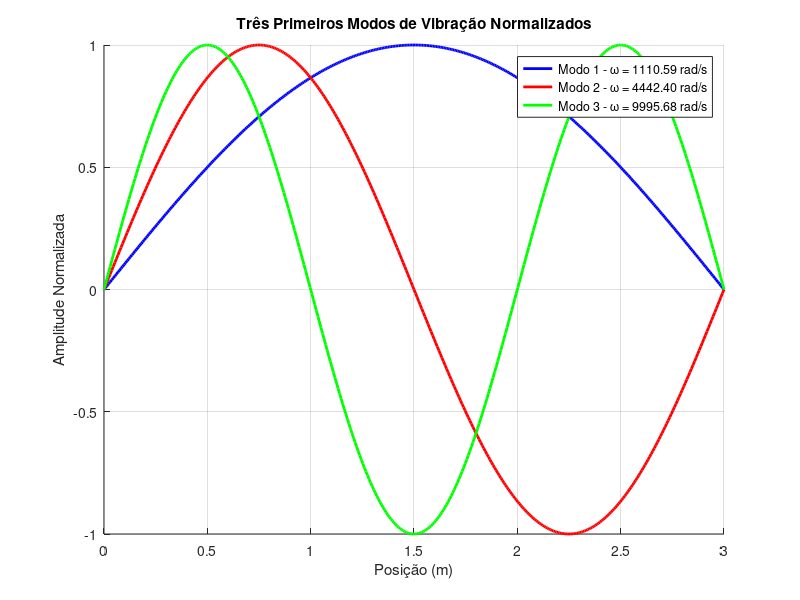
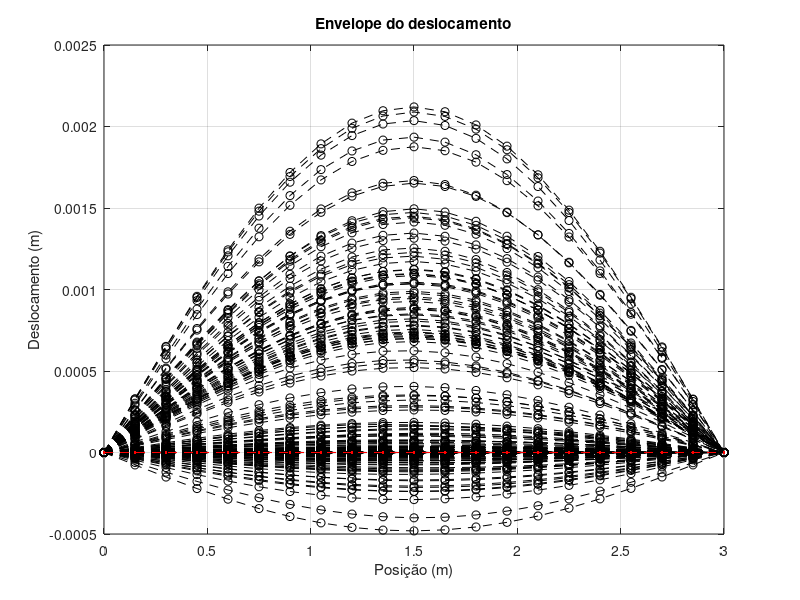
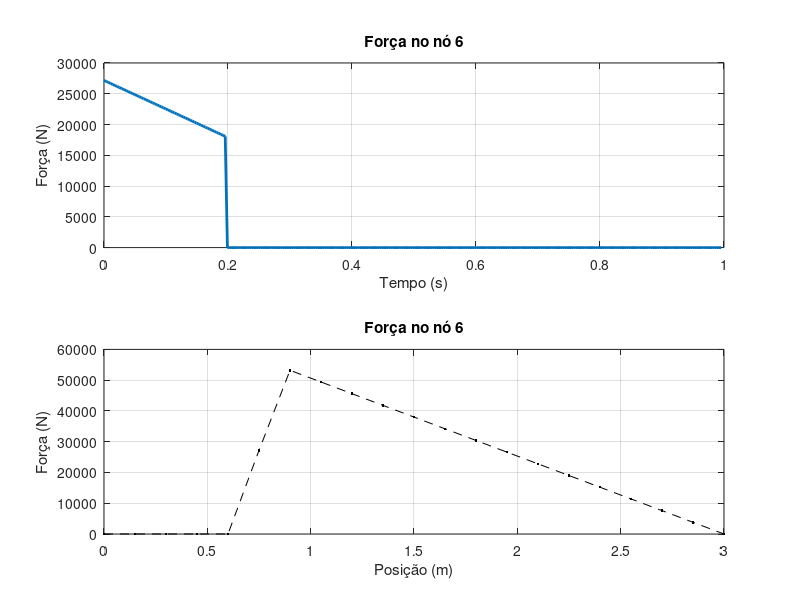
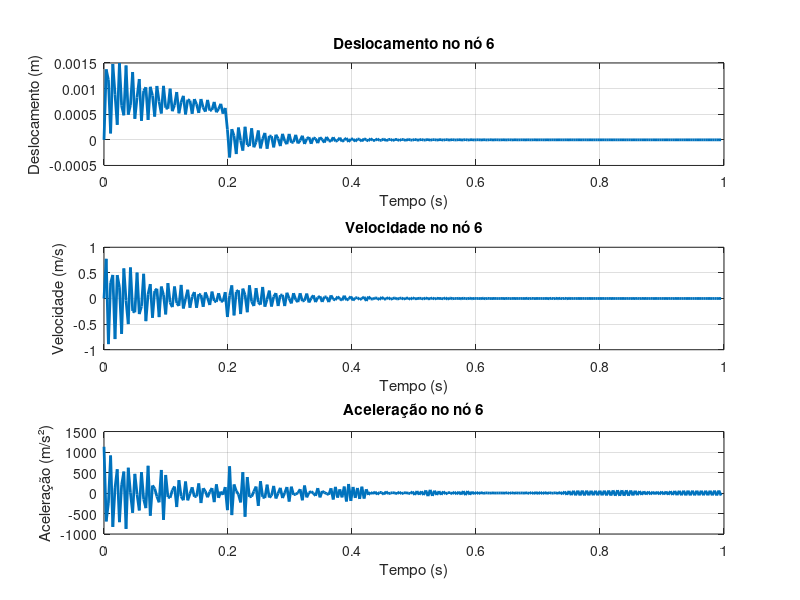

Write the MATLAB code that produced these figures, in order.
clear all
close all
clc

L_total = 3; % m
n_sections = 20;
L = L_total / n_sections; % m

E_beam = 200e9; % Pa
I_beam = 8 * 10^(-4); % m^4
A_beam = 2 * 10^(-2); % m^2
rho_beam = 7800; % kg/m^3

f_cut = 100; % Hz

total_time = 1; % s

% Condições de contorno
D0 = [1, n_sections * 2 + 1];

K = zeros((n_sections + 1) * 2);
M = zeros((n_sections + 1) * 2);

for n = 1:n_sections

    K_e = ((E_beam * I_beam) / L^3) * [12, 6 * L, -12, 6 * L;
                                    6 * L, 4 * L^2, -6 * L, 2 * L^2;
                                    -12, -6 * L, 12, -6 * L;
                                    6 * L, 2 * L^2, -6 * L, 4 * L^2];

    M_e = ((rho_beam * A_beam * L) / 420) * [156, 22 * L, 54, -13 * L;
                                        22 * L, 4 * L^2, 13 * L, -3 * L^2;
                                        54, 13 * L, 156, -22 * L;
                                        -13 * L, -3 * L^2, -22 * L, 4 * L^2];

    for i = 1:4

        for j = 1:4
            I = i + (n - 1) * 2;
            J = j + (n - 1) * 2;
            K(I, J) = K(I, J) + K_e(i, j);
            M(I, J) = M(I, J) + M_e(i, j);
        end

    end

end

K_reduzido = K;
M_reduzido = M;
D_aux_reduzido = zeros((n_sections + 1) * 2, 1);

K_reduzido(D0, :) = [];
K_reduzido(:, D0) = [];
M_reduzido(D0, :) = [];
M_reduzido(:, D0) = [];

[D_aux, Lambda_aux] = eig(M_reduzido \ K_reduzido);

[lambda, ind] = sort(diag(Lambda_aux));
Lambda = Lambda_aux(ind, ind);
D_aux_reduzido = D_aux(:, ind);

% Reinserindo os valores de D
D_modes = zeros((n_sections + 1) * 2, size(D_aux_reduzido, 2));
remaining_indices = setdiff(1:(n_sections + 1) * 2, D0);
D_modes(remaining_indices, :) = D_aux_reduzido;

modes = sqrt(lambda)
frequencys = modes / (2 * pi)

[c index] = min(abs(frequencys - f_cut));

frequency = frequencys(index)

h = 2 * pi / (frequency * 10);
% h = 0.003

critical_damping = 0.05; % Critical damping ratio

A = [1 / modes(1), modes(1);
    1 / modes(2), modes(2); ]

b = 2 * critical_damping * [1;
                    1; ];

x = A \ b;

alpha = x(1)
beta = x(2)
C = alpha * M + beta * K;

C_reduzido = C;
C_reduzido(D0, :) = [];
C_reduzido(:, D0) = [];

n_steps = round(total_time / h);

R = zeros((n_sections + 1) * 2, n_steps);

force_0 = -380000; % N
force_1 = -250000;

L_fraction = 1/4; % Fraction of the total length where the force is applied

element_force = floor(n_sections * L_fraction) + 1;

node = (element_force * 2 - 1)

for n = 1:(0.2 / h)

    w = force_0 + ((force_1 - force_0) / (0.2 / h)) * (n - 1);
    x_w = L_total * L_fraction;
    a = w / (L_total - x_w);
    w_b = w;

    for i = 1:n_sections

        if i < element_force
            w_a = 0;
            w_b = 0;
        else
            w_a = w - a * ((i - 1) * L - x_w);
            w_b = w - a * (i * L - x_w);
        end

        R(i * 2 - 1, n) += -w_b * L / 2 - 3 * (w_a - w_b) * L / 20;
        R(i * 2, n) += (-w_b * L^2) / 12 - (w_a - w_b) * L^2/30;
        R(i * 2 + 1, n) += -w_b * L / 2 - 7 * (w_a - w_b) * L / 20;
        R(i * 2 + 2, n) += (w_b * L^2) / 12 + (w_a - w_b) * L^2/20;

    end

end

R_til = zeros(size(R, 1), n_steps);
D = zeros((n_sections + 1) * 2, n_steps);
Ddot = zeros((n_sections + 1) * 2, n_steps);
Dddot = zeros((n_sections + 1) * 2, n_steps);

R(D0, :) = [];
R_til(D0, :) = [];
D(D0, :) = [];
Ddot(D0, :) = [];
Dddot(D0, :) = [];
% % Print frequencias naturais
% fprintf('Frequencias naturais:\n');
% for i = 1:length(modes)
%     fprintf('w_%d = %.4f\n', i, modes(i));
% end

% Plotar os 3 primeiros modos naturais normalizados

figure;
hold on;
colors = {'b', 'r', 'g'}; % Different colors for each mode
legends = {};

for mode_index = 1:min(3, size(modes))
    % Reset variables for each mode
    deformation = zeros(1, n_sections * 21); % Pre-allocate for better performance
    X = zeros(1, n_sections * 21);
    aux_i = 0;

    for n = 1:n_sections

        for x_ratio = 0:0.05:1% More points for smoother plot
            aux_i = aux_i + 1;
            x = x_ratio * L;

            % Get the modal displacements for this mode
            v1 = D_modes(n * 2 - 1, mode_index);
            theta1 = D_modes(n * 2, mode_index);
            v2 = D_modes(n * 2 + 1, mode_index);
            theta2 = D_modes(n * 2 + 2, mode_index);

            X(aux_i) = x + (n - 1) * L;
            deformation(aux_i) = v1 + theta1 * x + (-(2 * theta1 + theta2) / L - (3 / L^2) * (v1 - v2)) * x^2 + ((theta1 + theta2) / L^2 + (2 / L^3) * (v1 - v2)) * x^3;
        end

    end

    % Normalize the mode shape to have maximum amplitude of 1
    max_abs_deformation = max(abs(deformation));

    if max_abs_deformation > 0
        deformation = deformation / max_abs_deformation;
    end

    % Plot each mode with a different color
    plot(X, deformation, colors{mode_index}, 'LineWidth', 2);
    legends{end + 1} = ['Modo ' num2str(mode_index) ' - ω = ' num2str(modes(mode_index), '%.2f') ' rad/s'];
end

title('Três Primeiros Modos de Vibração Normalizados');
xlabel('Posição (m)');
ylabel('Amplitude Normalizada');
legend(legends);
grid on;

A_1 = ((4 / h^2) * M_reduzido + (2 / h) * C_reduzido);
A_2 = ((4 / h) * M_reduzido + C_reduzido);
A_3 = M_reduzido;

Dddot(:, 1) = inv(M_reduzido) * (R(:, 1) - C_reduzido * Ddot(:, 1) - K_reduzido * D(:, 1));
R_til(:, 1) = R(:, 1) + A_1 * D(:, 1) + A_2 * Ddot(:, 1) + A_3 * Dddot(:, 1);

K_til = (4 / h^2) * M_reduzido + (2 / h) * C_reduzido + K_reduzido;

for n = 2:n_steps

    R_til(:, n) = R(:, n) + A_1 * D(:, n - 1) + A_2 * Ddot(:, n - 1) + A_3 * Dddot(:, n - 1);

    D(:, n) = inv(K_til) * R_til(:, n);

    Ddot(:, n) = (2 / h) * D(:, n) - (2 / h) * D(:, n - 1) - Ddot(:, n - 1);
    Dddot(:, n) = (4 / (h^2)) * D(:, n) - (4 / (h^2)) * D(:, n - 1) - (4 / h) * Ddot(:, n - 1) - Dddot(:, n - 1);
end

R_expanded = zeros((n_sections + 1) * 2, n_steps);
R_til_expanded = zeros((n_sections + 1) * 2, n_steps);
D_expanded = zeros((n_sections + 1) * 2, n_steps);
Ddot_expanded = zeros((n_sections + 1) * 2, n_steps);
Dddot_expanded = zeros((n_sections + 1) * 2, n_steps);

R_expanded(remaining_indices, :) = R;
R_til_expanded(remaining_indices, :) = R_til;
D_expanded(remaining_indices, :) = D;
Ddot_expanded(remaining_indices, :) = Ddot;
Dddot_expanded(remaining_indices, :) = Dddot;

% Plotar uma coluna de D em uma figura

figure;

for i = 1:n_steps
    plot((0:L_total / n_sections:L_total), transpose(D_expanded(1:2:end, i)), 'k--o', 'LineWidth', 0.1);
    hold on;
end

plot((0:L_total / n_sections:L_total), transpose(D_expanded(1:2:end, 1)), 'r--.', 'LineWidth', 0.5);
title('Envelope do deslocamento');
xlabel('Posição (m)');
ylabel('Deslocamento (m)');
grid on;

figure;
% Subplot for force
subplot(2, 1, 1);
plot((0:n_steps - 1) * h, R_expanded(node, :), 'LineWidth', 2);
title(['Força no nó ', num2str((node + 1) / 2)]);
xlabel('Tempo (s)');
ylabel('Força (N)');
% ylim([-max_force_value max_force_value]); % Set unified y-axis limits
grid on;

subplot(2, 1, 2);
plot((0:L_total / n_sections:L_total), transpose(R_expanded(1:2:end, 1)), 'k--.', 'LineWidth', 0.5);
title(['Força no nó ', num2str((node + 1) / 2)]);
xlabel('Posição (m)');
ylabel('Força (N)');
% ylim([-max_force_value max_force_value]); % Set unified y-axis limits
grid on;

% Plotar numa só figura os deslocamentos, velocidades e aceleraçoes no node (n_sections + 1)
figure;
subplot(3, 1, 1);
plot((0:n_steps - 1) * h, D_expanded(node, :), 'LineWidth', 2);
title(['Deslocamento no nó ', num2str((node + 1) / 2)]);
xlabel('Tempo (s)');
ylabel('Deslocamento (m)');
% ylim([-2 2]); % Set unified y-axis limits
grid on;
subplot(3, 1, 2);
plot((0:n_steps - 1) * h, Ddot_expanded(node, :), 'LineWidth', 2);
title(['Velocidade no nó ', num2str((node + 1) / 2)]);
xlabel('Tempo (s)');
ylabel('Velocidade (m/s)');
% ylim([-20 20]); % Set unified y-axis limits
grid on;
subplot(3, 1, 3);
plot((0:n_steps - 1) * h, Dddot_expanded(node, :), 'LineWidth', 2);
title(['Aceleração no nó ', num2str((node + 1) / 2)]);
xlabel('Tempo (s)');
ylabel('Aceleração (m/s²)');
% ylim([-200 200]); % Set unified y-axis limits
grid on;

% Plotar numa só figura os deslocamentos, velocidades e aceleraçoes no node (n_sections + 1)
figure;
subplot(3, 1, 1);
plot((0:n_steps - 1) * h, D_expanded(node + 1, :), 'LineWidth', 2);
title(['Rotação no nó ', num2str((node + 1) / 2)]);
xlabel('Tempo (s)');
ylabel('Rotação (rad)');
% ylim([-2 2]); % Set unified y-axis limits
grid on;
subplot(3, 1, 2);
plot((0:n_steps - 1) * h, Ddot_expanded(node + 1, :), 'LineWidth', 2);
title(['Velocidade angular no nó ', num2str((node + 1) / 2)]);
xlabel('Tempo (s)');
ylabel('Velocidade (rad/s)');
% ylim([-20 20]); % Set unified y-axis limits
grid on;
subplot(3, 1, 3);
plot((0:n_steps - 1) * h, Dddot_expanded(node + 1, :), 'LineWidth', 2);
title(['Aceleração angular no nó ', num2str((node + 1) / 2)]);
xlabel('Tempo (s)');
ylabel('Aceleração (rad/s²)');
% ylim([-200 200]); % Set unified y-axis limits
grid on;

% Create figure for displacement animation
figure;

% Create the main plot axes
plot_handle = plot((0:L_total / n_sections:L_total), transpose(D_expanded(1:2:end, 1)), 'k--o', 'LineWidth', 1.5);
title('Deslocamento ao longo do tempo');
xlabel('Posição (m)');
ylabel('Deslocamento (m)');
grid on;

% Find the maximum displacement for consistent y-axis limits
max_disp = max(max(abs(D_expanded(1:2:end, :))));
ylim([-max_disp * 1.1 max_disp * 1.1]);

% Text display for time
time_text = text(0.05, 0.95, 'Tempo: 0.000 s', 'Units', 'normalized');

% Animation parameters
frame_skip = max(1, floor(n_steps / 100)); % Skip frames to speed up animation if too many steps
pause_time = 0.05; % Time between frames in seconds
is_running = true; % Flag to control animation

% Run the animation
for i = 1:n_steps
    % Update the plot data
    set(plot_handle, 'YData', transpose(D_expanded(1:2:end, i)));

    % Update time display
    set(time_text, 'String', ['Tempo: ' num2str((i - 1) * h, '%.3f') ' s']);

    % Refresh the display
    drawnow;

    % Pause to control animation speed
    pause(pause_time);
end

% Create figure for displacement animation
figure;
% Create the main plot axes
plot_handle = plot((0:L_total / n_sections:L_total), transpose(R_expanded(1:2:end, 1)), 'k--o', 'LineWidth', 1.5);
title('Deslocamento ao longo do tempo');
xlabel('Posição (m)');
ylabel('Deslocamento (m)');
grid on;

% Find the maximum displacement for consistent y-axis limits
max_disp = max(max(abs(R_expanded(1:2:end, :))));
ylim([-max_disp * 1.1 max_disp * 1.1]);

% Text display for time
time_text = text(0.05, 0.95, 'Tempo: 0.000 s', 'Units', 'normalized');

% Animation parameters
frame_skip = max(1, floor(n_steps / 100)); % Skip frames to speed up animation if too many steps
pause_time = 0.05; % Time between frames in seconds
is_running = true; % Flag to control animation

% Run the animation
for i = 1:n_steps
    % Update the plot data
    set(plot_handle, 'YData', transpose(R_expanded(1:2:end, i)));

    % Update time display
    set(time_text, 'String', ['Tempo: ' num2str((i - 1) * h, '%.3f') ' s']);

    % Refresh the display
    drawnow;

    % Pause to control animation speed
    pause(pause_time);
end
